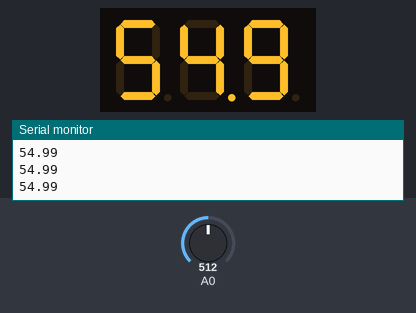
Bench run of a sketch on a simulated ESP8266 (NodeMCU). Parts: 3-digit seven-segment display, the last lines printed to the serial monitor. The test bench sets the inputs (shaded band); at power-on: A0 = 512.

Above: at 1.2 s.
1.3 s: A0 set to 916
At 1.9 s:
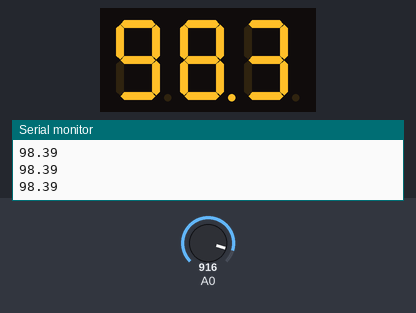
2.8 s: A0 set to 944
At 4.0 s:
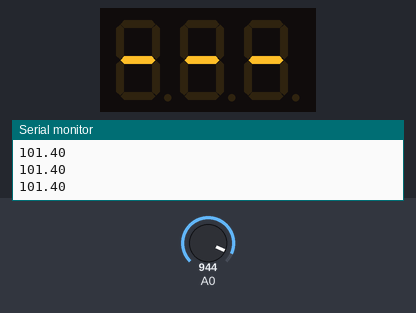
4.3 s: A0 set to 900
At 5.3 s:
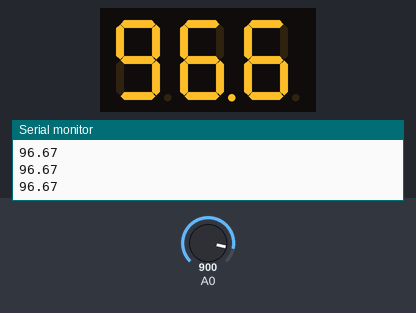
5.8 s: A0 set to 1023
At 6.5 s:
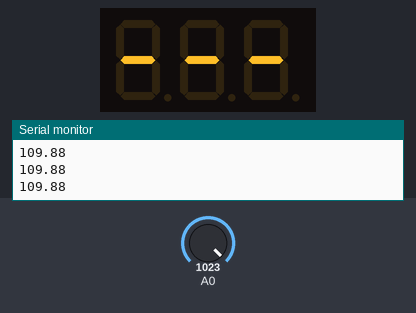
Timing chart, 0 to 8.3 s (numbered marks = the images above; inputs shaded):
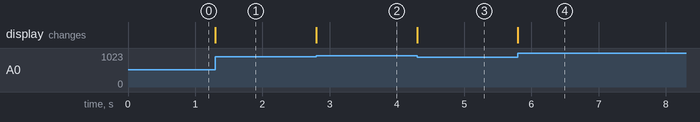

Measured:
- the behaviour switches between 930 and 931 on A0 (found by bisection; images 1 and 2)
- after the input at 1.3 s, the display: changes at once (image 1)
- after the input at 2.8 s, the display: changes at once (image 2)
- after the input at 4.3 s, the display: changes at once (image 3)
- after the input at 5.8 s, the display: changes at once (image 4)

The sketch:

ThermoMetru.ino
```cpp
#include "SevSeg.h"


float tempC;
int reading;
int tempPin = 0;
SevSeg sevseg; //Instantiate a seven segment controller object
int outputpin= 0;

void setup() {
  analogReference(INTERNAL);
  Serial.begin(9600);
  byte numDigits = 3;
  byte digitPins[] = {2, 3, 4};
  byte segmentPins[] = {5,6,7,8,9,10,11};
  sevseg.begin(COMMON_ANODE, numDigits, digitPins, segmentPins);
  sevseg.setBrightness(90);
}

void loop() {
  static unsigned long timer = millis();
  static int deciSeconds = 0;
  reading = analogRead(tempPin);
  tempC = reading / 9.31;
  int temp_seg = (int)(tempC *10 );
 // Serial.println(tempC);

  if (millis() >= timer) {
    deciSeconds++; // 100 milliSeconds is equal to 1 deciSecond
    timer += 100;
    if (deciSeconds == 10000) { // Reset to 0 after counting for 1000 seconds.
      deciSeconds=0;
    }
    sevseg.setNumber(temp_seg, 1);
    Serial.println(tempC);
  }

  sevseg.refreshDisplay(); // Must run repeatedly
}

/// END ///
```
